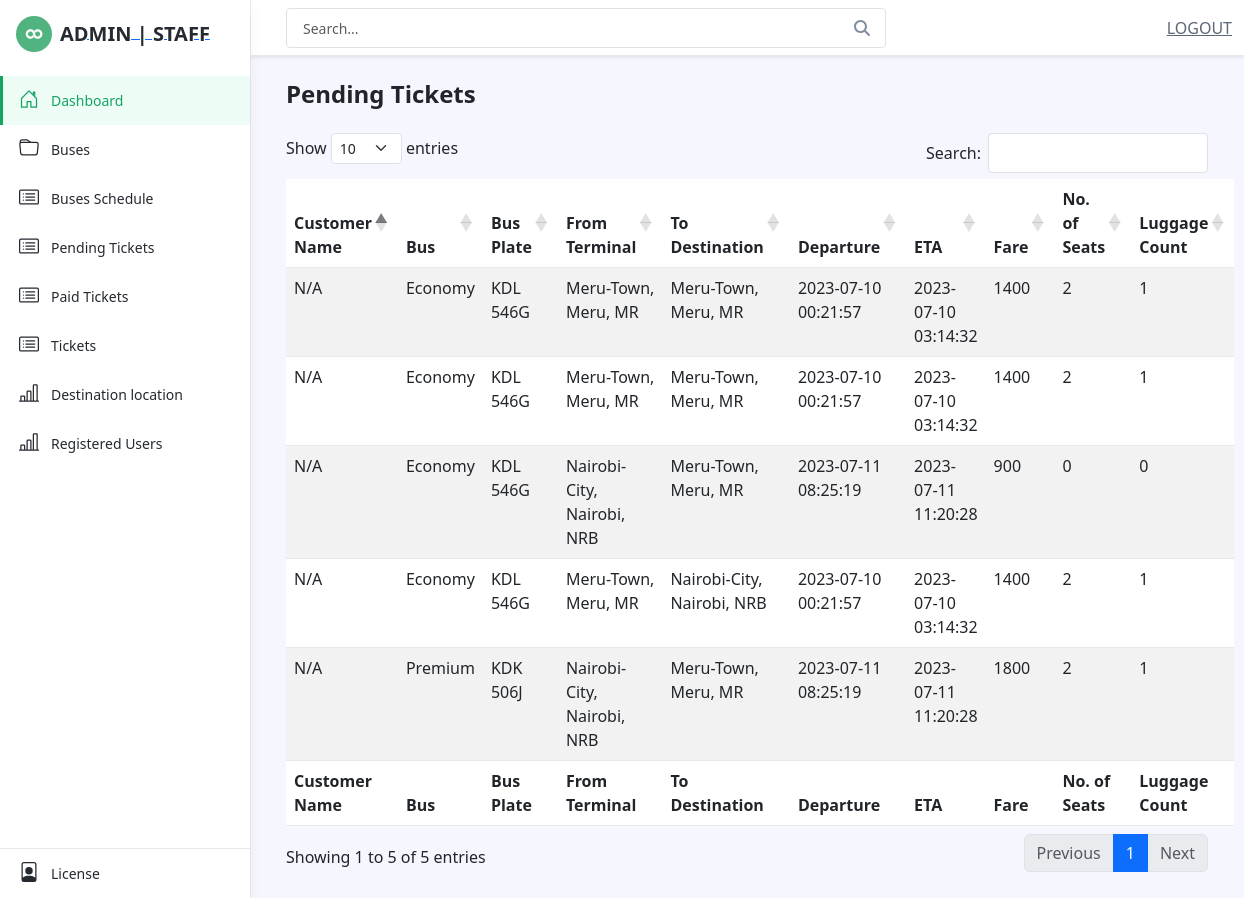
Screenshot of /admin/pending_tickets.php (signed in) with the database file from the repository.
### tables this page shows
CREATE TABLE `unpaid_tickets` (
  `id` int(11) NOT NULL,
  `customer_id` varchar(255) NOT NULL,
  `bus` varchar(255) NOT NULL,
  `bus_plate` varchar(255) NOT NULL,
  `from_terminal` varchar(255) NOT NULL,
  `to_destination` varchar(255) NOT NULL,
  `departure` timestamp NOT NULL DEFAULT current_timestamp(),
  `eta` timestamp NOT NULL DEFAULT current_timestamp(),
  `fare_amount` varchar(255) NOT NULL,
  `how_many` varchar(244) DEFAULT NULL,
  `luggage_count` varchar(244) DEFAULT NULL
);

### admin/pending_tickets.php (the view, shortened to what this page needs)
<?php
include("inc/header.php");
require_once("db-connect/config.php");
$pendingTicketsQuery = "SELECT * FROM unpaid_tickets";
$pendingTicketsStmt = $conn->prepare($pendingTicketsQuery);
$pendingTicketsStmt->execute();
$pendingTicketsData = $pendingTicketsStmt->fetchAll(PDO::FETCH_ASSOC);
function getCustomerName($customerId)
{
global $conn;
$query = "SELECT firstname, lastname FROM tbl_users WHERE id = :customerId";
$stmt = $conn->prepare($query);
$stmt->bindParam(':customerId', $customerId, PDO::PARAM_INT);
$stmt->execute();
$userData = $stmt->fetch(PDO::FETCH_ASSOC);
if ($userData) {
return $userData['firstname'] . ' ' . $userData['lastname'];
} else {
return 'N/A';
}
}
?>
    <link href="https://cdnjs.cloudflare.com/ajax/libs/twitter-bootstrap/5.3.0-alpha3/css/bootstrap.min.css"
        rel="stylesheet">
    <link href="https://cdn.datatables.net/1.13.5/css/dataTables.bootstrap5.min.css" rel="stylesheet">
<body class="app">
    <?php
    include("inc/sidebar.php");
    ?>
    <div class="app-wrapper">
        <div class="app-content pt-3 p-md-3 p-lg-4">
            <div class="container-xl">
                <div class="row g-3 mb-4 align-items-center justify-content-between">
                    <div class="col-auto">
                        <h1 class="app-page-title mb-0">Pending Tickets</h1>
                    </div>
                </div>
                <div class="row g-4">
                    <table id="example" class="table table-striped" style="width:100%">
                        <thead>
                            <tr>
                                <th>Customer Name</th>
                                <th>Bus</th>
                                <th>Bus Plate</th>
                                <th>From Terminal</th>
                                <th>To Destination</th>
                                <th>Departure</th>
                                <th>ETA</th>
                                <th>Fare</th>
                                <th>No. of Seats</th>
                                <th>Luggage Count</th>
                            </tr>
                        </thead>
                        <tbody>
                            <?php foreach ($pendingTicketsData as $ticket) : ?>
                            <tr>
                                <td><?php echo getCustomerName($ticket['customer_id']); ?></td>
                                <td><?php echo $ticket['bus']; ?></td>
                                <td><?php echo $ticket['bus_plate']; ?></td>
                                <td><?php echo $ticket['from_terminal']; ?></td>
                                <td><?php echo $ticket['to_destination']; ?></td>
                                <td><?php echo $ticket['departure']; ?></td>
                                <td><?php echo $ticket['eta']; ?></td>
                                <td><?php echo $ticket['fare_amount']; ?></td>
                                <td><?php echo $ticket['how_many']; ?></td>
                                <td><?php echo $ticket['luggage_count']; ?></td>
                            </tr>
                            <?php endforeach; ?>
                        </tbody>
                        <tfoot>
                            <thead>
                                <tr>
                                    <th>Customer Name</th>
                                    <th>Bus</th>
                                    <th>Bus Plate</th>
                                    <th>From Terminal</th>
                                    <th>To Destination</th>
                                    <th>Departure</th>
                                    <th>ETA</th>
                                    <th>Fare</th>
                                    <th>No. of Seats</th>
                                    <th>Luggage Count</th>
                                </tr>
                            </thead>
                        </tfoot>
                    </table>
                </div>
            </div>
        </div>
    </div>
</body>
</html>

### rows the page displays
unpaid_tickets: customer_id "N/A", bus "Economy", bus_plate "KDL 546G", from_terminal "Meru-Town, Meru, MR", to_destination "Meru-Town, Meru, MR", departure "2023-07-10 00:21:57", eta "2023-07-10 03:14:32", fare_amount "1400", how_many "2", luggage_count "1"
unpaid_tickets: customer_id "N/A", bus "Economy", bus_plate "KDL 546G", from_terminal "Meru-Town, Meru, MR", to_destination "Meru-Town, Meru, MR", departure "2023-07-10 00:21:57", eta "2023-07-10 03:14:32", fare_amount "1400", how_many "2", luggage_count "1"
unpaid_tickets: customer_id "N/A", bus "Economy", bus_plate "KDL 546G", from_terminal "Nairobi-City, Nairobi, NRB", to_destination "Meru-Town, Meru, MR", departure "2023-07-11 08:25:19", eta "2023-07-11 11:20:28", fare_amount "900", how_many "0", luggage_count "0"
unpaid_tickets: customer_id "N/A", bus "Economy", bus_plate "KDL 546G", from_terminal "Meru-Town, Meru, MR", to_destination "Nairobi-City, Nairobi, NRB", departure "2023-07-10 00:21:57", eta "2023-07-10 03:14:32", fare_amount "1400", how_many "2", luggage_count "1"
unpaid_tickets: customer_id "N/A", bus "Premium", bus_plate "KDK 506J", from_terminal "Nairobi-City, Nairobi, NRB", to_destination "Meru-Town, Meru, MR", departure "2023-07-11 08:25:19", eta "2023-07-11 11:20:28", fare_amount "1800", how_many "2", luggage_count "1"
